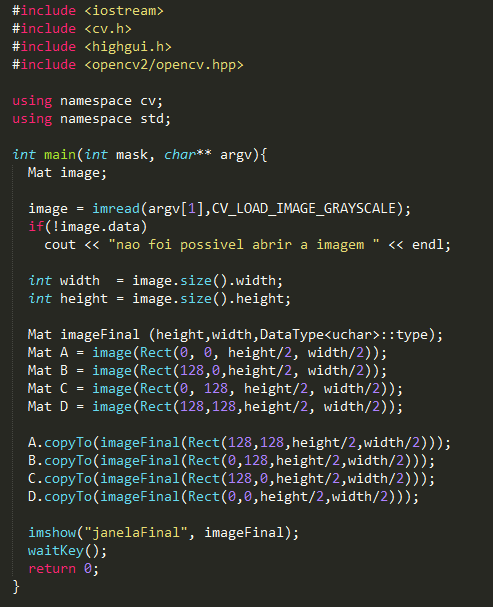
//> input picture recursos/ex2/ex2.png, 493 x 607 px
$ ./trocaregioes ex2.png   (built with g++ and OpenCV 4)
//> lines starting //> are read from the running program, lines starting //| are printed output that depends on the picture
#include <iostream>
#include <cv.h>
#include <highgui.h>
#include <opencv2/opencv.hpp>

using namespace cv;
using namespace std;

int main(int mask, char** argv){
  Mat image;

  image = imread(argv[1],CV_LOAD_IMAGE_GRAYSCALE);
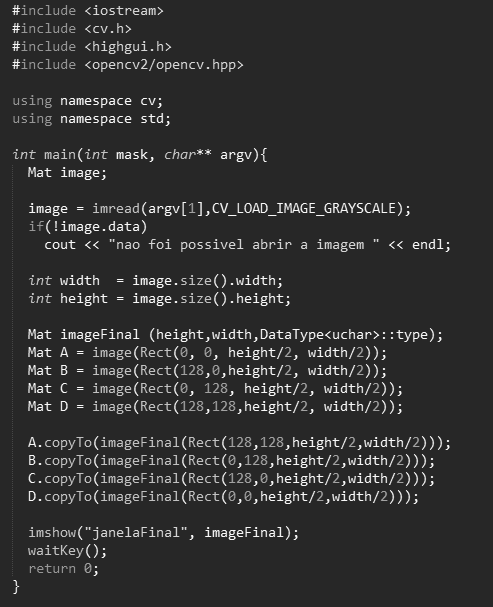
//> image: 607 rows x 493 cols, CV_8UC1; min 39, max 248, mean 49.1
  if(!image.data)
    cout << "nao foi possivel abrir a imagem " << endl;

  int width  = image.size().width;
//> width = 493
  int height = image.size().height;
//> height = 607

  Mat imageFinal (height,width,DataType<uchar>::type);
  Mat A = image(Rect(0, 0, height/2, width/2));
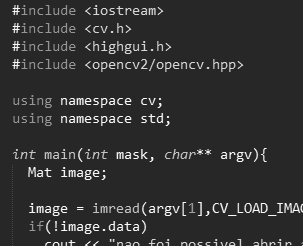
//> A: 246 rows x 303 cols, CV_8UC1; min 39, max 248, mean 49.7
  Mat B = image(Rect(128,0,height/2, width/2));
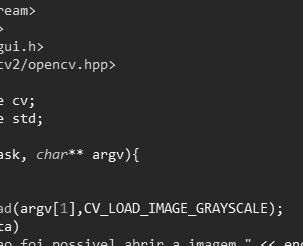
//> B: 246 rows x 303 cols, CV_8UC1; min 39, max 248, mean 44.6
  Mat C = image(Rect(0, 128, height/2, width/2));
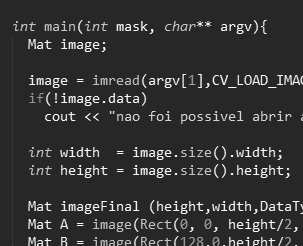
//> C: 246 rows x 303 cols, CV_8UC1; min 39, max 248, mean 53.2
  Mat D = image(Rect(128,128,height/2, width/2));
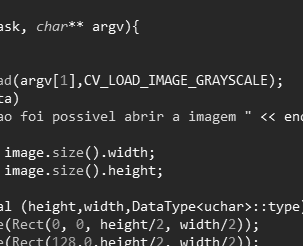
//> D: 246 rows x 303 cols, CV_8UC1; min 39, max 248, mean 50.6

  A.copyTo(imageFinal(Rect(128,128,height/2,width/2)));
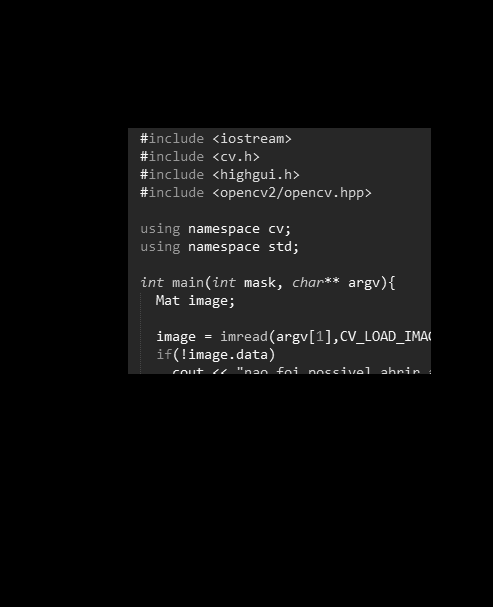
//> imageFinal: 607 rows x 493 cols, CV_8UC1; min 0, max 248, mean 12.4
  B.copyTo(imageFinal(Rect(0,128,height/2,width/2)));
  C.copyTo(imageFinal(Rect(128,0,height/2,width/2)));
  D.copyTo(imageFinal(Rect(0,0,height/2,width/2)));
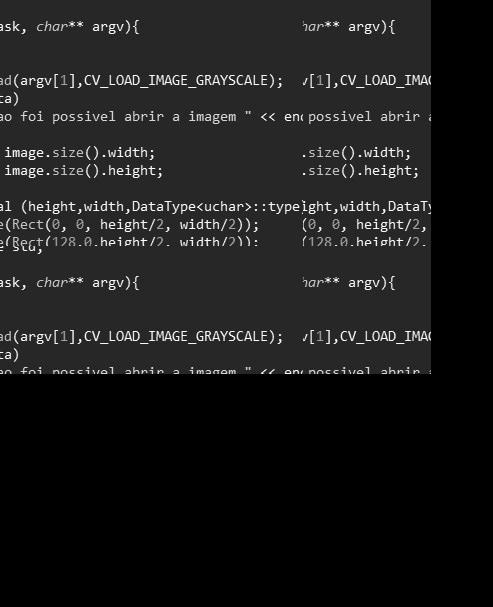
//> imageFinal: 607 rows x 493 cols, CV_8UC1; min 0, max 248, mean 26.9

  imshow("janelaFinal", imageFinal);
  waitKey();
  return 0;
}
